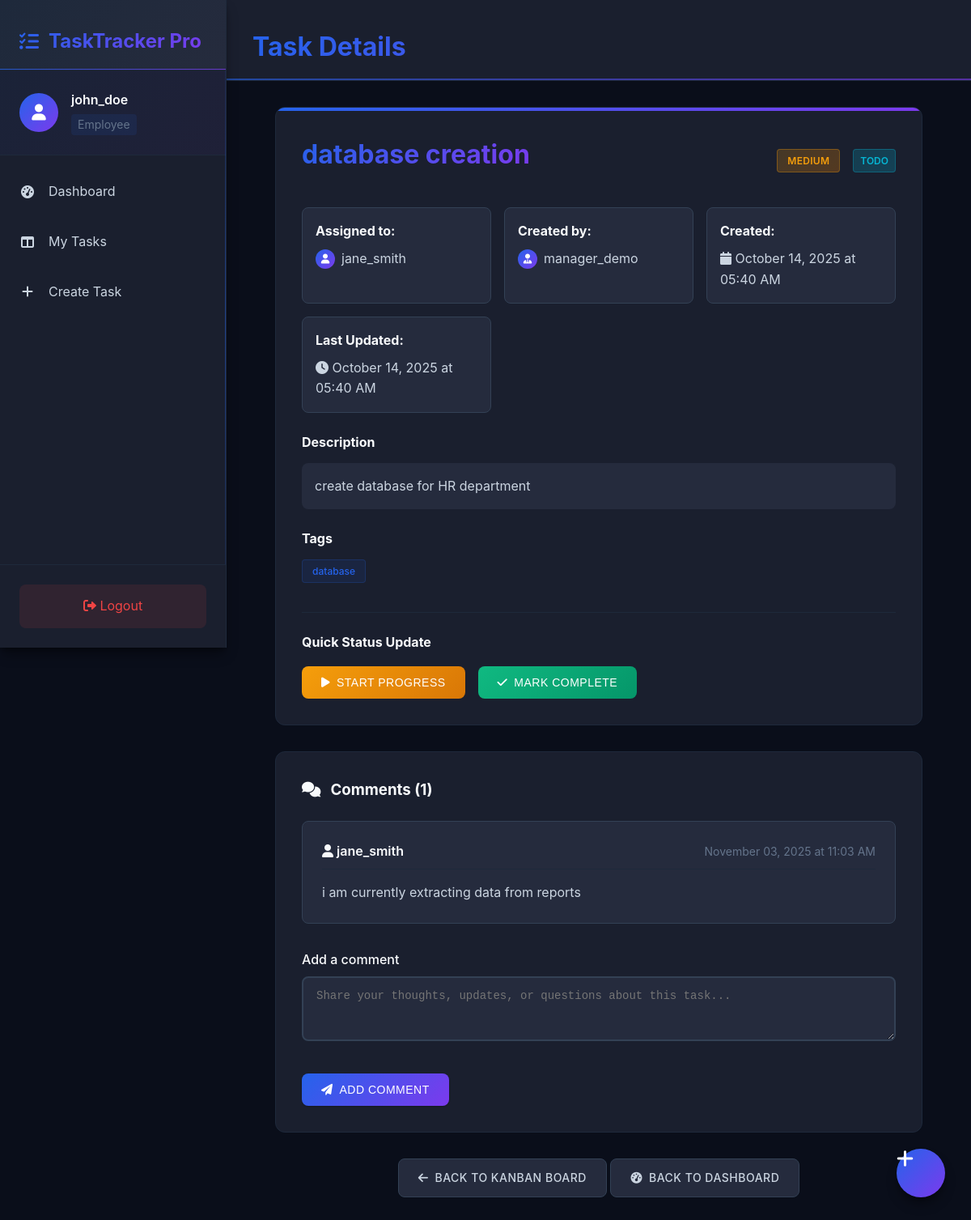
Page /tasks/detail/12 (signed in) on the committed database.
### models.py (models this page shows, shortened)
class User(db.Model):
    __tablename__ = 'users'
    id = db.Column(db.Integer, primary_key=True)
    username = db.Column(db.String(80), unique=True, nullable=False)
    email = db.Column(db.String(120), unique=True, nullable=False)
    password_hash = db.Column(db.String(255), nullable=False)
    role = db.Column(db.String(50), nullable=False, default='employee')  # admin, manager, employee
    is_active = db.Column(db.Boolean, default=True)
    is_approved = db.Column(db.Boolean, default=False)  # For manager approval
    is_leader = db.Column(db.Boolean, default=False)  # Employee can be promoted to leader
    leader_capacity = db.Column(db.Integer, default=None)  # Max direct reports for leaders
    manager_id = db.Column(db.Integer, db.ForeignKey('users.id'), nullable=True)
    leader_id = db.Column(db.Integer, db.ForeignKey('users.id'), nullable=True)
    direct_reports = db.relationship('User', backref=db.backref('manager', remote_side=[id]), lazy=True, foreign_keys=[manager_id])
    led_employees = db.relationship('User', backref=db.backref('leader', remote_side=[id]), lazy=True, foreign_keys=[leader_id])
    created_tasks = db.relationship('Task', backref='created_by_user', lazy=True, foreign_keys='Task.created_by_id')
    assigned_tasks = db.relationship('Task', backref='assigned_to_user', lazy=True, foreign_keys='Task.assigned_to_id')
    comments = db.relationship('Comment', backref='author_user', lazy=True)
    created_at = db.Column(db.DateTime, default=datetime.utcnow)
    updated_at = db.Column(db.DateTime, default=datetime.utcnow, onupdate=datetime.utcnow)

class Task(db.Model):
    __tablename__ = 'tasks'
    id = db.Column(db.Integer, primary_key=True)
    title = db.Column(db.String(200), nullable=False)
    description = db.Column(db.Text)
    priority = db.Column(db.String(20), default='Medium')  # Low, Medium, High
    status = db.Column(db.String(20), default='todo')  # todo, in_progress, done
    tags = db.Column(db.Text)  # Comma-separated tags
    deadline = db.Column(db.DateTime, nullable=True)
    completed_at = db.Column(db.DateTime, nullable=True)
    assigned_to_id = db.Column(db.Integer, db.ForeignKey('users.id'), nullable=False)
    created_by_id = db.Column(db.Integer, db.ForeignKey('users.id'), nullable=False)
    comments = db.relationship('Comment', backref='task', lazy=True, cascade='all, delete-orphan')
    created_at = db.Column(db.DateTime, default=datetime.utcnow)
    updated_at = db.Column(db.DateTime, default=datetime.utcnow, onupdate=datetime.utcnow)
    def get_assigned_to(self):
        try:
            return User.query.get(self.assigned_to_id)
        except Exception as e:
            print(f"Error getting assigned user: {e}")
            return None
    def get_created_by(self):
        try:
            return User.query.get(self.created_by_id)
        except Exception as e:
            print(f"Error getting creator user: {e}")
            return None
    def get_tags_list(self):
        try:
            if self.tags:
                return [tag.strip() for tag in self.tags.split(',') if tag.strip()]
            return []
        except Exception as e:
            print(f"Error parsing tags: {e}")
            return []

class Comment(db.Model):
    __tablename__ = 'comments'
    id = db.Column(db.Integer, primary_key=True)
    text = db.Column(db.Text, nullable=False)
    task_id = db.Column(db.Integer, db.ForeignKey('tasks.id'), nullable=False)
    author_id = db.Column(db.Integer, db.ForeignKey('users.id'), nullable=False)
    created_at = db.Column(db.DateTime, default=datetime.utcnow)
    updated_at = db.Column(db.DateTime, default=datetime.utcnow, onupdate=datetime.utcnow)
    def get_author(self):
        try:
            return User.query.get(self.author_id)
        except Exception as e:
            print(f"Error getting comment author: {e}")
            return None

### routes/tasks.py (the view)
@task_bp.route('/detail/<int:task_id>')
@login_required
def task_detail(task_id):
    try:
        current_user = User.query.get(session['user_id'])
        task = Task.query.get_or_404(task_id)
        assigned_to = task.get_assigned_to()
        can_view = (
            current_user.role == 'admin' or
            task.created_by_id == current_user.id or
            task.assigned_to_id == current_user.id or
            (current_user.role == 'manager' and assigned_to and assigned_to.manager_id == current_user.id) or
            (current_user.is_leader and assigned_to and assigned_to.leader_id == current_user.id)
        )
        if not can_view:
            flash('You do not have permission to view this task.', 'error')
            return redirect(url_for('home'))
        comments = Comment.query.filter_by(task_id=task_id).order_by(Comment.created_at.desc()).all()
        can_update = (
            current_user.role == 'admin' or
            task.created_by_id == current_user.id or
            task.assigned_to_id == current_user.id or
            (current_user.role == 'manager' and assigned_to and current_user.can_assign_task_to(assigned_to)) or
            (current_user.is_leader and assigned_to and assigned_to.leader_id == current_user.id)
        )
        return render_template('tasks/detail.html',
                             task=task,
                             comments=comments,
                             current_user=current_user,
                             can_update=can_update,
                             assigned_to=assigned_to,
                             created_by=task.get_created_by())
    except Exception as e:
        print(f"Task detail error: {e}")
        flash('Error loading task details.', 'error')
        return redirect(url_for('home'))

### app.py (called while the page is built)
@app.context_processor
def inject_user():
    if 'user_id' in session:
        user = User.query.get(session['user_id'])
        return dict(current_user=user, User=User)
    return dict(current_user=None, User=User)

### routes/auth.py (called while the page is built)
def login_required(f):
    @wraps(f)
    def decorated_function(*args, **kwargs):
        if 'user_id' not in session:
            flash('Please login to access this page.', 'warning')
            return redirect(url_for('auth.login'))
        return f(*args, **kwargs)
    return decorated_function

### templates/tasks/detail.html (shortened to what this page needs)
{% extends "base.html" %}
{% block page_title %}Task Details{% endblock %}
{% block content %}
<div class="task-detail-container">
    <div class="task-detail-header">
        <div style="display: flex; align-items: center; justify-content: space-between; margin-bottom: 1.5rem;">
            <h1 class="task-detail-title">{{ task.title }}</h1>
            <div style="display: flex; gap: 1rem; align-items: center;">
                <span class="task-priority {{ task.priority.lower() }}">{{ task.priority }}</span>
                <span class="status-badge status-{{ task.status }}">{{ task.status.replace('_', ' ')|title }}</span>
            </div>
        </div>
        <div class="task-detail-meta">
            <div class="meta-item">
                <strong style="color: var(--text-primary);">Assigned to:</strong>
                <div style="color: var(--text-secondary); margin-top: 0.5rem; display: flex; align-items: center; gap: 0.5rem;">
                    <div class="user-avatar" style="width: 24px; height: 24px; font-size: 0.75rem;">
                        <i class="fas fa-user"></i>
                    </div>
                    {{ assigned_to.username if assigned_to else 'Unknown' }}
                </div>
            </div>
            <div class="meta-item">
                <strong style="color: var(--text-primary);">Created by:</strong>
                <div style="color: var(--text-secondary); margin-top: 0.5rem; display: flex; align-items: center; gap: 0.5rem;">
                    <div class="user-avatar" style="width: 24px; height: 24px; font-size: 0.75rem;">
                        <i class="fas fa-user-tie"></i>
                    </div>
                    {{ created_by.username if created_by else 'Unknown' }}
                </div>
            </div>
            <div class="meta-item">
                <strong style="color: var(--text-primary);">Created:</strong>
                <div style="color: var(--text-secondary); margin-top: 0.5rem;">
                    <i class="fas fa-calendar"></i>
                    {{ task.created_at.strftime('%B %d, %Y at %I:%M %p') }}
                </div>
            </div>
            <div class="meta-item">
                <strong style="color: var(--text-primary);">Last Updated:</strong>
                <div style="color: var(--text-secondary); margin-top: 0.5rem;">
                    <i class="fas fa-clock"></i>
                    {{ task.updated_at.strftime('%B %d, %Y at %I:%M %p') }}
                </div>
            </div>
        </div>
        {% if task.description %}
        <div style="margin-top: 1.5rem;">
            <h4 style="color: var(--text-primary); margin-bottom: 0.75rem;">Description</h4>
            <p style="color: var(--text-secondary); line-height: 1.6; background: var(--tertiary-bg); padding: 1rem; border-radius: var(--radius-md);">{{ task.description }}</p>
        </div>
        {% endif %}
        {% if task.tags %}
        <div style="margin-top: 1.5rem;">
            <h4 style="color: var(--text-primary); margin-bottom: 0.75rem;">Tags</h4>
            <div>
                {% for tag in task.get_tags_list() %}
                <span class="tag">{{ tag }}</span>
                {% endfor %}
            </div>
        </div>
        {% endif %}
        {% if can_update %}
        <div style="margin-top: 2rem; padding-top: 1.5rem; border-top: 1px solid var(--border-dark);">
            <h4 style="color: var(--text-primary); margin-bottom: 1rem;">Quick Status Update</h4>
            <div style="display: flex; gap: 1rem; flex-wrap: wrap;">
                {% if task.status != 'in_progress' %}
                <form method="POST" action="{{ url_for('tasks.update_task_status', task_id=task.id) }}" style="display: inline;">
                    <button type="submit" class="btn btn-warning">
                        <i class="fas fa-play"></i> Start Progress
                    </button>
                </form>
                {% endif %}
                {% if task.status != 'done' %}
                <form method="POST" action="{{ url_for('tasks.update_task_status', task_id=task.id) }}" style="display: inline;">
                    <button type="submit" class="btn btn-success">
                        <i class="fas fa-check"></i> Mark Complete
                    </button>
                </form>
                {% endif %}
            </div>
        </div>
        {% endif %}
    </div>
    <div class="comments-section">
        <h3 style="color: var(--text-primary); margin-bottom: 1.5rem; display: flex; align-items: center; gap: 0.75rem;">
            <i class="fas fa-comments"></i>
            Comments ({{ comments|length }})
        </h3>
        {% if comments %}
            {% for comment in comments %}
            <div class="comment">
                <div class="comment-header">
                    <span class="comment-author">
                        <i class="fas fa-user"></i>
                        {{ comment.get_author().username if comment.get_author() else 'Unknown' }}
                    </span>
                    <span class="comment-date">{{ comment.created_at.strftime('%B %d, %Y at %I:%M %p') }}</span>
                </div>
                <div class="comment-text">{{ comment.text }}</div>
            </div>
            {% endfor %}
        {% endif %}
        <form method="POST" action="{{ url_for('tasks.add_comment', task_id=task.id) }}" style="margin-top: 2rem;">
            <div class="form-group">
                <label for="comment">Add a comment</label>
                <textarea name="comment" id="comment" rows="3" required
                          placeholder="Share your thoughts, updates, or questions about this task..."
                          style="resize: vertical;"></textarea>
            </div>
            <div class="form-actions">
                <button type="submit" class="btn btn-primary">
                    <i class="fas fa-paper-plane"></i>
                    Add Comment
                </button>
            </div>
        </form>
    </div>
    <div style="text-align: center; margin-top: 2rem;">
        <a href="{{ url_for('manager.kanban') if current_user.role == 'manager' else url_for('employee.kanban') }}" class="btn btn-secondary">
            <i class="fas fa-arrow-left"></i>
            Back to Kanban Board
        </a>
        <a href="{{ url_for('manager.dashboard') if current_user.role == 'manager' else url_for('employee.dashboard') }}" class="btn btn-secondary">
            <i class="fas fa-tachometer-alt"></i>
            Back to Dashboard
        </a>
    </div>
</div>
{% endblock %}

### templates/base.html (shortened to what this page needs)
<!DOCTYPE html>
<html lang="en">
<head>
    <link rel="stylesheet" href="{{ url_for('static', filename='css/styles.css') }}">
    <link href="https://cdnjs.cloudflare.com/ajax/libs/font-awesome/6.0.0/css/all.min.css" rel="stylesheet">
</head>
<body>
    <div class="app-container">
        {% if session.get('user_id') %}
        <nav class="sidebar">
            <div class="sidebar-header">
                <h2 class="logo">
                    <i class="fas fa-tasks"></i>
                    TaskTracker Pro
                </h2>
            </div>
            <div class="user-info">
                <div class="user-avatar">
                    <i class="fas fa-user"></i>
                </div>
                <div class="user-details">
                    <span class="username">{{ session.get('username', 'User') }}</span>
                    <span class="user-role">{{ session.get('role', 'user')|title }}</span>
                </div>
            </div>
            <ul class="nav-menu">
                {% if session.get('role') == 'admin' %}
                <li><a href="{{ url_for('admin.dashboard') }}" class="nav-link">
                    <i class="fas fa-tachometer-alt"></i> Dashboard
                </a></li>
                <!-- <li><a href="{{ url_for('tasks.task_list') }}" class="nav-link">
                    <i class="fas fa-list"></i>
                </a></li> -->
                {% else %}
                <li><a href="{{ url_for('employee.dashboard') }}" class="nav-link">
                    <i class="fas fa-tachometer-alt"></i> Dashboard
                </a></li>
                <li><a href="{{ url_for('employee.kanban') }}" class="nav-link">
                    <i class="fas fa-columns"></i> My Tasks
                </a></li>
                {% if current_user and current_user.is_leader %}
                <li><a href="{{ url_for('tasks.create_task') }}" class="nav-link">
                    <i class="fas fa-plus"></i> Create Task
                </a></li>
                {% endif %}
                {% endif %}
            </ul>
            <div class="sidebar-footer">
                <a href="{{ url_for('auth.logout') }}" class="logout-btn">
                    <span><i class="fas fa-sign-out-alt"></i> Logout</span>
                </a>
            </div>
        </nav>
        {% endif %}
        <main class="main-content {% if not session.get('user_id') %}no-sidebar{% endif %}">
            <div class="content-header">
                {% block header %}
                <h1>{% block page_title %}Task Tracker{% endblock %}</h1>
                {% endblock %}
            </div>
            <div class="content-body">
                {% block content %}{% endblock %}
            </div>
        </main>
    </div>
    {% if session.get('role') == 'manager' or (current_user and current_user.is_leader) %}
    <a href="{{ url_for('tasks.create_task') }}" class="fab" title="Create New Task">
        <i class="fas fa-plus"></i>
    </a>
    {% endif %}
</body>
</html>

### rows in the picture
User: get "john_doe"
Task: title "database creation", priority "MEDIUM", status.replace "TODO", created_at "October 14, 2025 at 05:40 AM", updated_at "October 14, 2025 at 05:40 AM", description "create database for HR department", tags "database"
User: username "jane_smith"
User: username "manager_demo"
Comment: get_author "jane_smith", created_at "November 03, 2025 at 11:03 AM", text "i am currently extracting data from reports"

### other values in the picture
{{ session.get('role', 'user')|title }} "Employee"
{{ comments|length }} "1"
